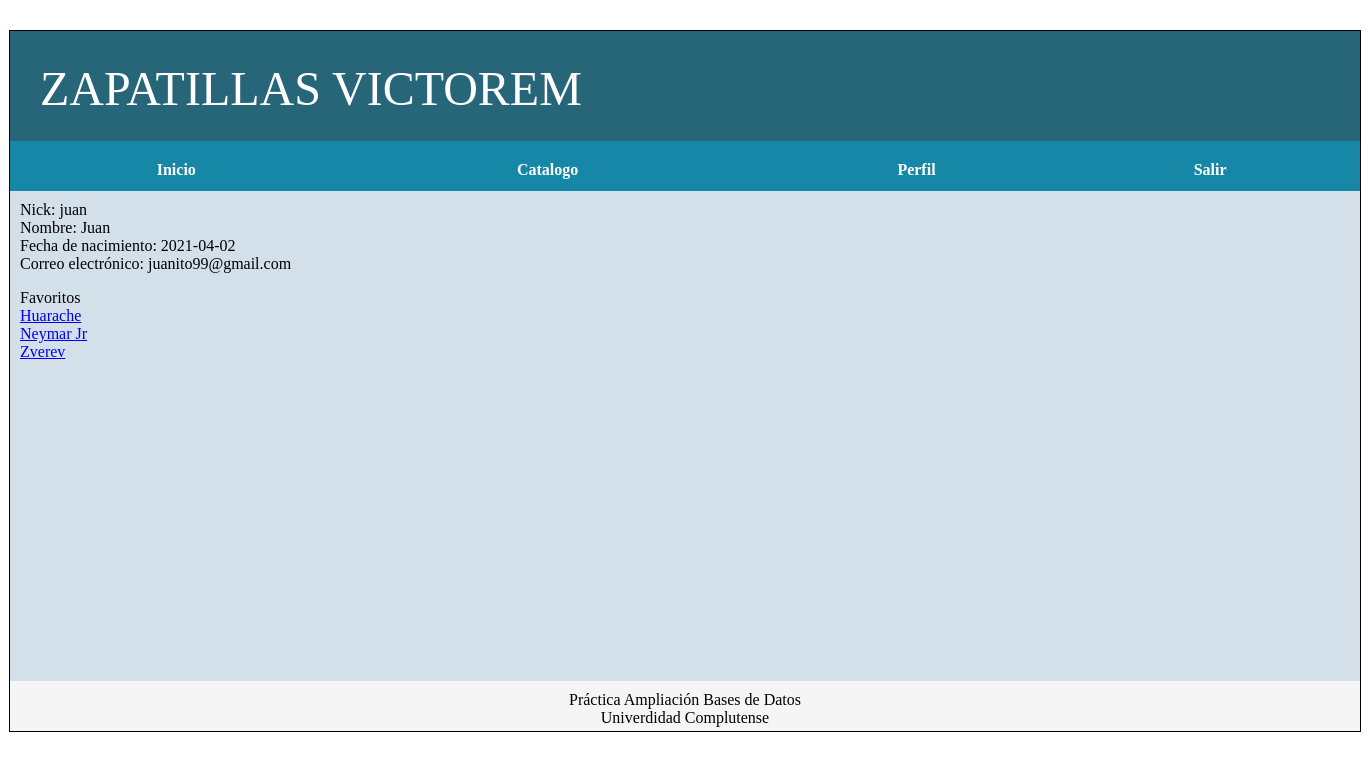
Screenshot of /vistaPerfil.php?variable=juan (signed in) with the database file from the repository.
### tables this page shows
CREATE TABLE `usuarios` (
  `Id` varchar(100) NOT NULL,
  `Nombre` varchar(100) NOT NULL,
  `Contrasenia` varchar(300) NOT NULL,
  `FechaNacimiento` date NOT NULL,
  `Correo` varchar(100) NOT NULL,
  `Tipo` varchar(100) NOT NULL
);

### includes/DAO/DAO.php (called while the page is built, shortened)
<?php
class DAO {
		public $mysqli;
		public function __construct(){
			if (!$this->mysqli ){
				$this->mysqli = new mysqli('localhost','admin','adminpass','zapatillas');
			}
		}
		public function ejecutarConsulta($sql){
			if($sql != ""){
				$consulta = $this->mysqli->query($sql) or die ($this->mysqli->error. " en la línea ".(__LINE__-1));
				$tablaDatos = array();
				while ($fila = mysqli_fetch_assoc($consulta)){
					array_push($tablaDatos, $fila);
				}
				return $tablaDatos;
			}
			else {
				return 0;
			}
		}
}
?>

### includes/SA/SAUsuario.php (called while the page is built, shortened)
<?php
require_once __DIR__.'/../DAO/DAOUsuario.php';
class SAUsuario{
    public static function buscaUsuarioSA($idUsuario) {
        $daoUsuario = new DAOUsuario();
        return $daoUsuario->buscaUsuarioDAO($idUsuario);
    }
}
?>

### includes/DAO/DAOUsuario.php (called while the page is built, shortened)
<?php
include_once('DAO.php');
require_once __DIR__.'/../TO/TOUsuario.php';
class DAOUsuario extends DAO {
	public function buscaUsuarioDAO($idUsuario) {
		$usuario = new TOUsuario($idUsuario);
		$query = "SELECT * FROM usuarios  WHERE Id = '$idUsuario'";
		$rs = $this->ejecutarConsulta($query);
		if ($rs) {
			if (count($rs) == 1) {
				$usuario->setIdUsuario($rs[0]["Id"]);
				$usuario->setNombreUsuario($rs[0]["Nombre"]);
				$usuario->setContrasenaUsuario($rs[0]["Contrasenia"]);
				$usuario->setFechaUsuario($rs[0]["FechaNacimiento"]);
				$usuario->setCorreoUsuario($rs[0]["Correo"]);
				$usuario->setTipoUsuario($rs[0]["Tipo"]);
            return $usuario;
			}
		}
		return null;
	}
}
?>

### includes/TO/TOUsuario.php (called while the page is built, shortened)
<?php
class TOUsuario{
	private $id;
	private $nombre;
	private $fecha;
	private $correo;
	private $tipo;
	public function __construct($idUsuario){
		$this->id = $idUsuario;
	}
	public function setIdUsuario($idUsuario){
		$this->id = $idUsuario;
	}
	public function setNombreUsuario($nombreUsuario){
		$this->nombre = $nombreUsuario;
	}
	public function setFechaUsuario($fechaUsuario){
		$this->fecha = $fechaUsuario;
	}
	public function setCorreoUsuario ($correoUsuario){
		$this->correo = $correoUsuario;
	}
	public function setTipoUsuario($tipoUsuario){
		$this->tipo = $tipoUsuario;
	}
	public function getIdUsuario(){
		return $this->id;
	}
	public function getNombreUsuario(){
		return $this->nombre;
	}
	public function getFechaUsuario(){
		return $this->fecha;
	}
	public function getCorreoUsuario(){
		return $this->correo;
	}
	public function getTipoUsuario(){
		return $this->tipo;
	}
}
?>

### includes/SA/SAFavorito.php (called while the page is built, shortened)
<?php
require_once __DIR__.'/../DAO/DAOFavorito.php';
class SAFavorito {
	public static function listarFavoritosSA(){
	$daoFavorito = new DAOFavorito();
	$result = $daoFavorito->listarFavoritosDAO($_SESSION["id"]);
	$eventos = array();
	if($result != NULL){
		for($i = 0; $i < count($result); $i++ ){
			array_push($eventos, $result[$i]);
		}
	}
	return $eventos;
	}
}
?>

### includes/DAO/DAOFavorito.php (called while the page is built, shortened)
<?php
include_once('DAO.php');
class DAOFavorito extends DAO {
	public function listarFavoritosDAO($id){
		$query = "SELECT * FROM favoritos WHERE IdUsuario = '$id'";
		$array = array();
		$rs = $this->ejecutarConsulta($query);
		if (count($rs) != 0) {
			for($i = 0; $i < count($rs); $i++ ){
                array_push( $array, $rs[$i]['IdZapatilla']);
            }
			return $array;
		}
		else{
			return null;
		}
	}
}
?>

### vistaPerfil.php (the view, shortened to what this page needs)
<?php
	require_once __DIR__.'/includes/SA/SAUsuario.php';
	require_once __DIR__.'/includes/TO/TOUsuario.php';
	require_once __DIR__.'/includes/SA/SAFavorito.php';
?>
<html>
<head>
	<link rel="stylesheet" type="text/css" href="css/estilo-basico.css" />
</head>
<body>
	<div id="contenedor">
		<?php
			require("includes/comun/cabecera.php");
			require("includes/comun/menu.php");
		?>
		<div id="contenidos">
			<?php
				if (isset($_GET['variable'])){
					$perfilUsuario = SAUsuario::buscaUsuarioSA($_GET['variable']);
				}
				echo "Nick: ". $perfilUsuario->getIdUsuario() . "</br>";
				echo "Nombre: " . $perfilUsuario->getNombreUsuario() ."</br>";
				echo "Fecha de nacimiento: " . $perfilUsuario->getFechaUsuario() . "</br>";
				echo "Correo electrónico: " . $perfilUsuario->getCorreoUsuario() . "</br>";
				$listaFavoritos = SAFavorito::listarFavoritosSA();
				$numero = sizeof($listaFavoritos);
				if($listaFavoritos == null || $numero == 0){
					echo "<p>No tienes ninguna zapatilla favorita</p>";
				}
				else{
					echo"<p>Favoritos</br>";
					for ($i = 0; $i < $numero; $i++) {
						$evento = $listaFavoritos[$i];
						echo "<a href = 'vistaZapatillas.php?variable=" . $evento ."'>" . $evento . "</a></br>";
					}
					echo "</p>";
				}
			?>
		</div>
		<?php
			include("includes/comun/pie.php");
		?>
	</div>
</body>
</html>

### css/estilo-basico.css (style rules this page uses)
body { background-color: #FFFFFF; }
div#contenedor { width: 1350px; height: 700px; margin: auto; border: 1px solid black; background-color: #aaaaaa; margin-top: 30px; }
div#contenidos { overflow-y: scroll; padding: 10px; float: center; height: 470px; width: 1330px; background-color: #d3e0ea; }

### rows the page displays
usuarios: Id "juan", Nombre "Juan", FechaNacimiento "2021-04-02", Correo "juanito99@gmail.com"

### other values shown
$evento "Huarache"
$evento "Neymar Jr"
$evento "Zverev"
